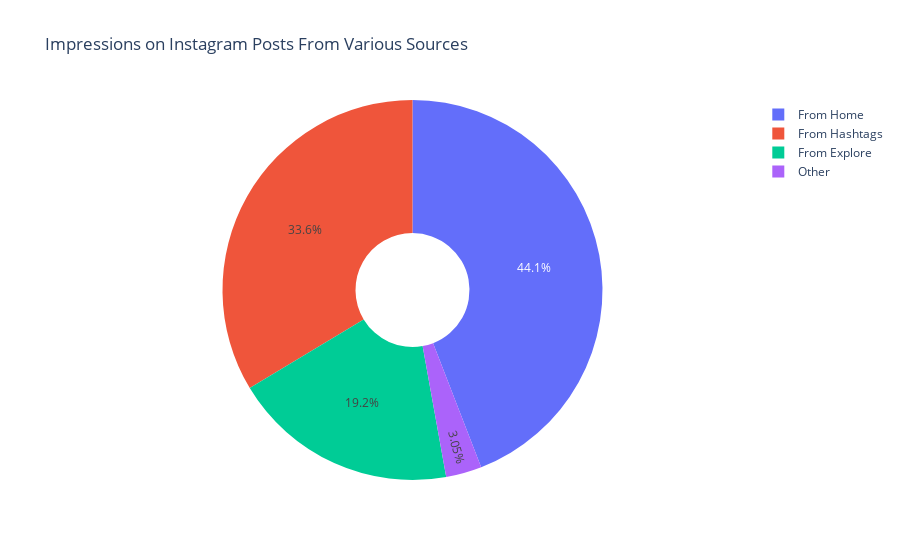

Here is the notebook cell this chart was saved with:
### Code cell
home = data["From Home"].sum()
hashtags = data["From Hashtags"].sum()
explore = data["From Explore"].sum()
other = data["From Other"].sum()

labels = ['From Home','From Hashtags','From Explore','Other']
values = [home, hashtags, explore, other]

fig = px.pie(data, values=values, names=labels, 
             title='Impressions on Instagram Posts From Various Sources', hole=0.3)
fig.show()

### Figure 1 — Plotly figure (JSON) as saved in the notebook; plotly's stock layout.template omitted (floating-point values rounded to 4 significant figures)
{"data": [{"domain": {"x": [0, 1], "y": [0, 1]}, "hole": 0.3, "hovertemplate": "label=%{label}<br>value=%{value}<extra></extra>", "labels": ["From Home", "From Hashtags", "From Explore", "Other"], "legendgroup": "", "name": "", "showlegend": true, "type": "pie", "values": [294619, 224614, 128294, 20360]}], "layout": {"legend": {"tracegroupgap": 0}, "title": {"text": "Impressions on Instagram Posts From Various Sources"}}}
